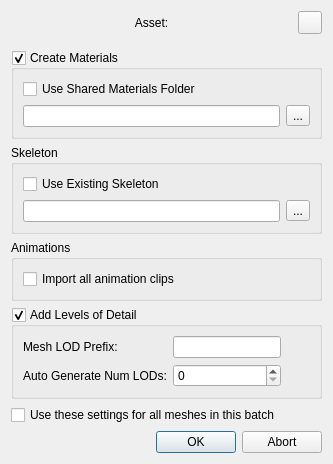
<?xml version="1.0" encoding="UTF-8"?>
<ui version="4.0">
 <class>MeshImportDlg</class>
 <widget class="QDialog" name="MeshImportDlg">
  <property name="geometry">
   <rect>
    <x>0</x>
    <y>0</y>
    <width>333</width>
    <height>446</height>
   </rect>
  </property>
  <property name="minimumSize">
   <size>
    <width>0</width>
    <height>0</height>
   </size>
  </property>
  <property name="maximumSize">
   <size>
    <width>1000</width>
    <height>1000</height>
   </size>
  </property>
  <property name="windowTitle">
   <string>Mesh Import Options</string>
  </property>
  <property name="windowIcon">
   <iconset resource="../../../../Tools/Libs/GuiFoundation/QtResources/resources.qrc">
    <normaloff>:/GuiFoundation/EZ-logo.svg</normaloff>:/GuiFoundation/EZ-logo.svg</iconset>
  </property>
  <layout class="QVBoxLayout" name="verticalLayout">
   <item>
    <layout class="QHBoxLayout" name="horizontalLayout_4">
     <item>
      <widget class="QLabel" name="CurrentAsset">
       <property name="text">
        <string>Asset:</string>
       </property>
       <property name="alignment">
        <set>Qt::AlignCenter</set>
       </property>
      </widget>
     </item>
     <item>
      <widget class="QToolButton" name="Help">
       <property name="text">
        <string/>
       </property>
       <property name="icon">
        <iconset resource="../../../../Tools/Libs/GuiFoundation/QtResources/resources.qrc">
         <normaloff>:/GuiFoundation/Icons/Help.svg</normaloff>:/GuiFoundation/Icons/Help.svg</iconset>
       </property>
      </widget>
     </item>
    </layout>
   </item>
   <item>
    <spacer name="verticalSpacer_2">
     <property name="orientation">
      <enum>Qt::Vertical</enum>
     </property>
     <property name="sizeType">
      <enum>QSizePolicy::Fixed</enum>
     </property>
     <property name="sizeHint" stdset="0">
      <size>
       <width>20</width>
       <height>10</height>
      </size>
     </property>
    </spacer>
   </item>
   <item>
    <widget class="QGroupBox" name="Materials">
     <property name="title">
      <string>Create Materials</string>
     </property>
     <property name="checkable">
      <bool>true</bool>
     </property>
     <layout class="QVBoxLayout" name="verticalLayout_2">
      <item>
       <widget class="QCheckBox" name="UseSharedMaterials">
        <property name="text">
         <string>Use Shared Materials Folder</string>
        </property>
       </widget>
      </item>
      <item>
       <layout class="QHBoxLayout" name="horizontalLayout">
        <item>
         <widget class="QLineEdit" name="MaterialsFolder"/>
        </item>
        <item>
         <widget class="QToolButton" name="BrowseMaterialsFolder">
          <property name="text">
           <string>...</string>
          </property>
         </widget>
        </item>
       </layout>
      </item>
     </layout>
    </widget>
   </item>
   <item>
    <widget class="QGroupBox" name="Skeleton">
     <property name="title">
      <string>Skeleton</string>
     </property>
     <layout class="QVBoxLayout" name="verticalLayout_3">
      <item>
       <widget class="QCheckBox" name="ReuseSkeleton">
        <property name="text">
         <string>Use Existing Skeleton</string>
        </property>
       </widget>
      </item>
      <item>
       <layout class="QHBoxLayout" name="horizontalLayout_2">
        <item>
         <widget class="QLineEdit" name="SkeletonAsset"/>
        </item>
        <item>
         <widget class="QToolButton" name="BrowseSkeleton">
          <property name="text">
           <string>...</string>
          </property>
         </widget>
        </item>
       </layout>
      </item>
     </layout>
    </widget>
   </item>
   <item>
    <widget class="QGroupBox" name="Animations">
     <property name="title">
      <string>Animations</string>
     </property>
     <layout class="QVBoxLayout" name="verticalLayout_4">
      <item>
       <widget class="QCheckBox" name="ImportAnimClips">
        <property name="text">
         <string>Import all animation clips</string>
        </property>
       </widget>
      </item>
     </layout>
    </widget>
   </item>
   <item>
    <widget class="QGroupBox" name="Lod">
     <property name="title">
      <string>Add Levels of Detail</string>
     </property>
     <property name="checkable">
      <bool>true</bool>
     </property>
     <layout class="QHBoxLayout" name="horizontalLayout_3">
      <item>
       <layout class="QGridLayout" name="gridLayout">
        <item row="0" column="0">
         <widget class="QLabel" name="label">
          <property name="text">
           <string>Mesh LOD Prefix:</string>
          </property>
         </widget>
        </item>
        <item row="0" column="1">
         <widget class="QLineEdit" name="LodIncludeTag"/>
        </item>
        <item row="1" column="0">
         <widget class="QLabel" name="label_2">
          <property name="text">
           <string>Auto Generate Num LODs:</string>
          </property>
         </widget>
        </item>
        <item row="1" column="1">
         <widget class="QSpinBox" name="NumLODs">
          <property name="minimum">
           <number>0</number>
          </property>
          <property name="maximum">
           <number>4</number>
          </property>
         </widget>
        </item>
       </layout>
      </item>
      <item>
       <spacer name="horizontalSpacer">
        <property name="orientation">
         <enum>Qt::Horizontal</enum>
        </property>
        <property name="sizeHint" stdset="0">
         <size>
          <width>29</width>
          <height>20</height>
         </size>
        </property>
       </spacer>
      </item>
     </layout>
    </widget>
   </item>
   <item>
    <spacer name="verticalSpacer">
     <property name="orientation">
      <enum>Qt::Vertical</enum>
     </property>
     <property name="sizeHint" stdset="0">
      <size>
       <width>20</width>
       <height>40</height>
      </size>
     </property>
    </spacer>
   </item>
   <item>
    <widget class="QCheckBox" name="ApplyToAll">
     <property name="text">
      <string>Use these settings for all meshes in this batch</string>
     </property>
    </widget>
   </item>
   <item>
    <widget class="QDialogButtonBox" name="Buttons">
     <property name="standardButtons">
      <set>QDialogButtonBox::Abort|QDialogButtonBox::Ok</set>
     </property>
    </widget>
   </item>
  </layout>
 </widget>
 <resources>
  <include location="../QtResources/resources.qrc"/>
  <include location="../../../../Tools/Libs/GuiFoundation/QtResources/resources.qrc"/>
  <include location="../../../../Editor/EditorFramework/QtResources/resources.qrc"/>
 </resources>
 <connections/>
</ui>
